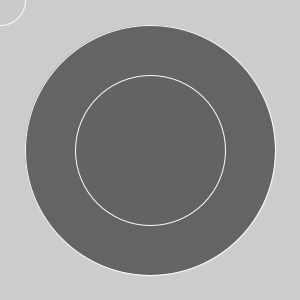
Frame 1 (no input)
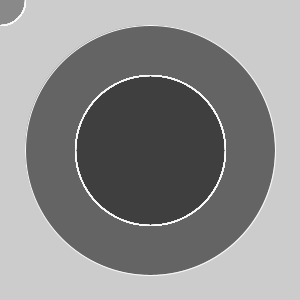
Frame 60 (the mouse pressed at the canvas centre just before this capture)
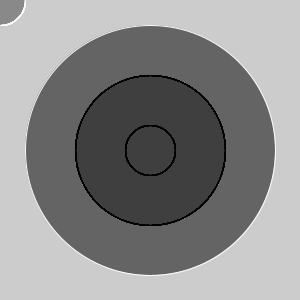
Frame 120 (the mouse held since frame 60 and released just before this capture)

The Processing sketch that drew these frames (run headless with seeded random() and noise(); from frame 60 on, the mouse is pressed at the canvas centre):

// Processing sketch: processing_61414
// ── processing_61414.pde

void setup () {
size(300,300);
if(mousePressed) {
noFill(); 
stroke(0);
}else{
  fill(100);
  stroke(250);
}
ellipse(width/2, height/2, 250, 250);
}
void draw () {
  fill (0,2) ; 
  ellipse (mouseX, mouseY, 50, 50) ;
  ellipse(width/2, height/2, 150, 150);
  if(mousePressed) {
noFill(); 
stroke(0);
}else{
  fill(100);
  stroke(250);
}
}
